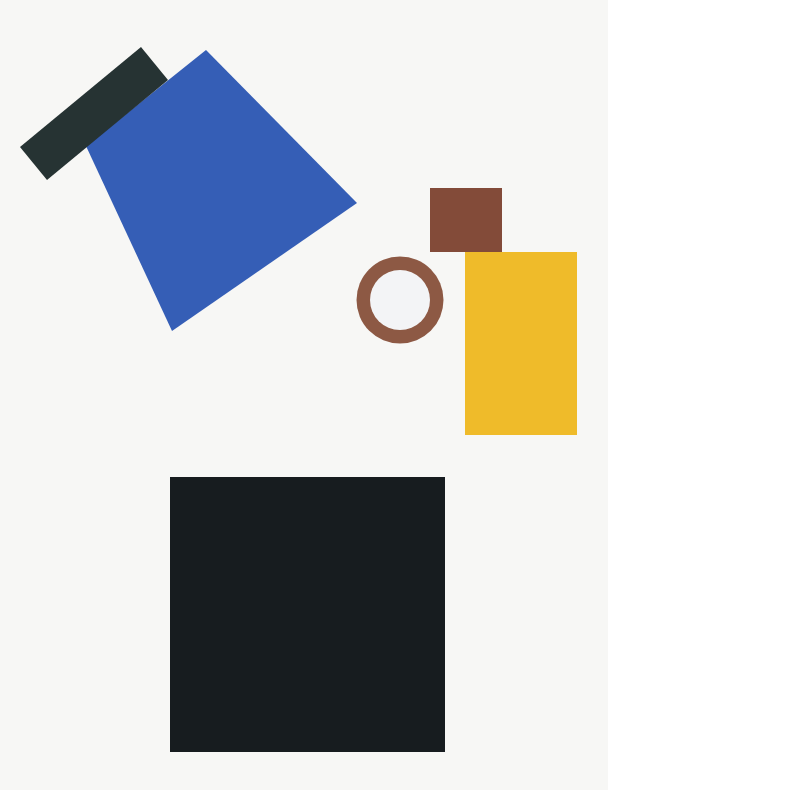
Frame 1 (no input)
Frame 60 (no input): identical to frame 1, image omitted
Frame 120 (the mouse pressed at the canvas centre since frame 60): identical to frame 1, image omitted

The p5.js sketch that drew this single still picture (run headless with seeded random() and noise() and a simulated clock; from frame 60 on, the mouse is pressed at the canvas centre):

// p5.js sketch
// ── sketch.js
function setup() {
    createCanvas(800, 800);
    background(255);
}

function draw() {
    //drawing area
    fill(247,247,245);
    noStroke();
    rect(0, 0, 608, 790);

    // the graphics
fill(23, 28, 31);
rect(170, 477, 275, 275);

fill(239, 187, 42);
rect(465, 252, 112, 183);

fill(131,75,57);
rect(430, 188, 72, 64);

fill(141, 89, 68);
ellipse(400, 300, 87, 87);
fill(243,244,246);
ellipse(400,300,60,60);

fill(53, 94, 182);
quad(86, 146, 172, 331, 357, 203, 206, 50);

fill(38, 51, 51);
quad(141, 47, 20, 147, 47, 180, 168, 80);

}
